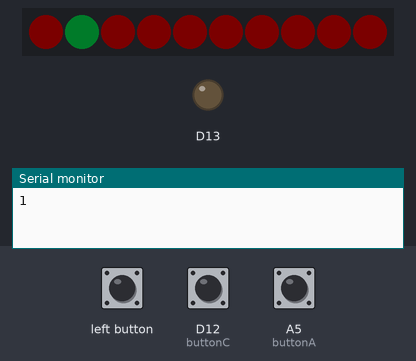
A sketch run on a simulated Adafruit Circuit Playground Express. Shown: 10 RGB LEDs in strip order, left to right, output pins drawn as LEDs (lit = HIGH), the last lines printed to the serial monitor. The inputs (shaded band) are chosen by the test bench; at power-on: D12 (buttonC) HIGH, A5 (buttonA) HIGH. Dim RGB values are drawn brighter than linear.

Above: at 1.2 s.
1.3 s: D12 (buttonC) pulled LOW for 0.15 s
At 2.0 s:
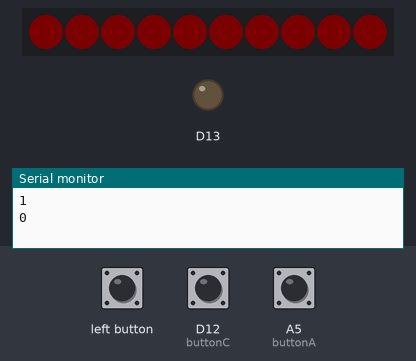
2.9 s: left button pressed for 0.15 s
At 3.3 s:
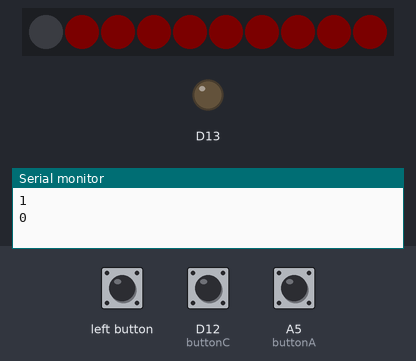
4.9 s: left button pressed for 1 s
At 5.3 s:
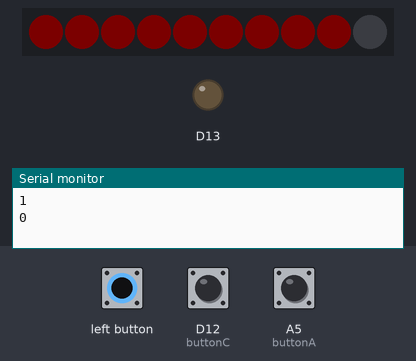
7.4 s: D12 (buttonC) pulled LOW for 1 s
At 9.2 s:
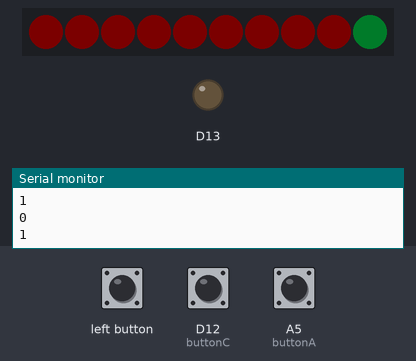
9.9 s: A5 (buttonA) pulled LOW for 0.15 s
At 10.4 s:
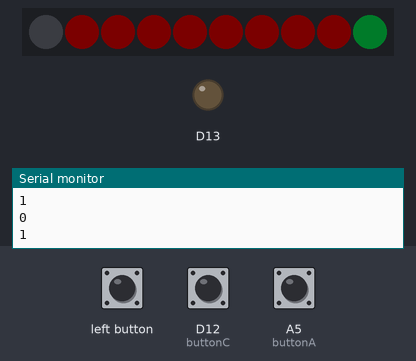
12.0 s: A5 (buttonA) pulled LOW for 1 s
At 13.4 s:
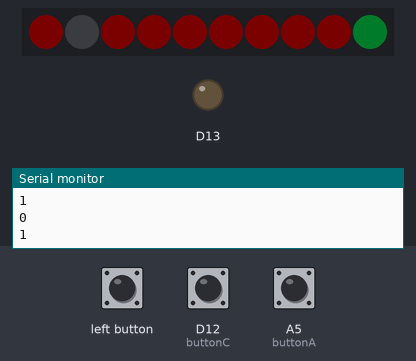
Timing chart, 0 to 15.0 s (numbered marks = the images above; inputs shaded):
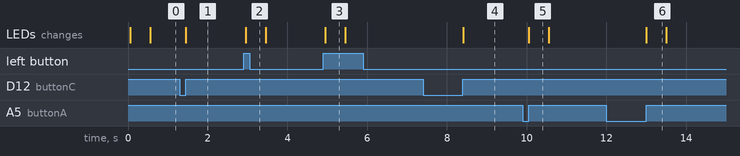

Measured:
- after the input at 1.3 s, the LEDs: change after 0.15 s (image 1)
- after the input at 2.9 s, the LEDs: change after 0.05 s (image 2)
- after the input at 4.9 s, the LEDs: change after 0.05 s (image 3)
- after the input at 7.4 s, the LEDs: change after 1.0 s (image 4)
- after the input at 9.9 s, the LEDs: change after 0.15 s (image 5)
- after the input at 12.0 s, the LEDs: change after 1.0 s (image 6)
- what the display in image 3 shows lasts 0.5 s, from 5.0 s to 5.5 s

The sketch:

Assignment1_ToDoList.ino
```cpp
#include <Adafruit_CircuitPlayground.h>\
//Rainbow cycle for when puzzle is complete
#define ROTATION_RATE   100    // lower is faster
//Global Variables
//Inputs
  int buttonA = 19;
  int buttonB = 4;
  int buttonC = 12;
//LightCounters
  int lightCounter = 0;
  int counterMax = 9;
//States for buttonA
  int buttonStateA;
  int lastButtonStateA = LOW;
  unsigned long lastDebounceTime = 0;
//States for buttonB
  int buttonStateB;
  int lastButtonStateB = LOW;
  unsigned long lastDebounceTimeB = 0;
//States for buttonC
  int buttonStateC;
  int lastButtonStateC = LOW;
  unsigned long lastDebounceTimeC = 0;
// Colur variables
  uint32_t red = 0xFF0000;
  uint32_t green = 0x29CF4B; //
// Array for individual states
  bool lightState[] = {
    false,
    false,
    false,
    false,
    false,
    false,
    false,
    false,
    false,
    false
};
// Colour array for completion state
  uint32_t rainbow[] = {
    0xFF0000,
    0xFF5500,
    0xFFFF00,
    0x00FF00,
    0x00FF55,
    0x00FFFF,
    0x0000FF,
    0x5500FF,
    0xFF00FF,
    0xFFFFFF
};
int colorIndex;
int startIndex;
int completionPercent=0;

unsigned long debounceDelay = 50;  // the debounce time; increase if the output flickers

void setup() {
  // initialize digital pin LED_BUILTIN as an output.
  CircuitPlayground.begin();
  pinMode(buttonA, INPUT);
  pinMode(buttonB, INPUT);
  pinMode(buttonC, INPUT_PULLUP);
  Serial.begin(9600);
 CircuitPlayground.setBrightness(3);
  CircuitPlayground.setPixelColor(0, red);
  CircuitPlayground.setPixelColor(1, red);
  CircuitPlayground.setPixelColor(2, red);
  CircuitPlayground.setPixelColor(3, red);
  CircuitPlayground.setPixelColor(4, red);
  CircuitPlayground.setPixelColor(5, red);
  CircuitPlayground.setPixelColor(6, red);
  CircuitPlayground.setPixelColor(7, red);
  CircuitPlayground.setPixelColor(8, red);
  CircuitPlayground.setPixelColor(9, red);


}

// the loop function runs over and over again forever
void loop() {
// Reading the buttons inputs
  int stateA = digitalRead(buttonA);
  int stateB = digitalRead(buttonB);
  int stateC = digitalRead(buttonC);

//Condition for Red/ Green
if(completionPercent==10){
  // Loop through and set pixels
  colorIndex = startIndex;
  for (int pixel=0; pixel<10; pixel++) {
    CircuitPlayground.setPixelColor(pixel, rainbow[colorIndex]);
    colorIndex++;
    if (colorIndex > 9) colorIndex = 0;
  }
  // Increment start index into color array
  startIndex++;
  // Check value and reset if necessary
  if (startIndex > 9) startIndex = 0;
  // Wait a little bit so we don't spin too fast
  delay(ROTATION_RATE);
  }else{
 if (lightState[lightCounter]==true){
    CircuitPlayground.setPixelColor(lightCounter, green);
    } else {
      CircuitPlayground.setPixelColor(lightCounter, red);}
      }

  if ((millis() - lastDebounceTime) > debounceDelay) {

//Debounce for ButtonA
    if (stateA != buttonStateA) {
      buttonStateA = stateA;
      if (buttonStateA == HIGH) {
        lightCounter++;
        if (lightCounter > 9) {
          lightCounter = 0;
        }
        CircuitPlayground.setPixelColor(lightCounter, 0, 0,   0);// blink once when the piel is "selected"
        delay(500);
      }
    }
  }
  lastButtonStateA = stateA;

//Debounce for ButtonB
  if (stateB != lastButtonStateB) {
    // reset the debouncing timer
    lastDebounceTimeB = millis();
  }

  if ((millis() - lastDebounceTimeB) > debounceDelay) {
    // whatever the reading is at, it's been there for longer than the debounce
    // delay, so take it as the actual current state:

    // if the button state has changed:
    if (stateB != buttonStateB) {
      buttonStateB = stateB;

      // only toggle the LED if the new button state is HIGH
      if (buttonStateB == HIGH) {
        lightCounter--;
        if (lightCounter < 0) {
          lightCounter = 9;
        }
        CircuitPlayground.setPixelColor(lightCounter, 0, 0,   0);
        delay(500);
      }
    }
  }
  lastButtonStateB = stateB;

//Debounce for Button C
  if ((millis() - lastDebounceTimeC) > 200) {

    if (stateC != buttonStateC) {
      buttonStateC = stateC;

      if (buttonStateC == HIGH) {
        lightState[lightCounter]= !lightState[lightCounter];
        if(lightState[lightCounter]==true){
          completionPercent++;
          Serial.println(completionPercent);
          }else{
            completionPercent--;
            Serial.println(completionPercent);}
      }
    }
  }
  lastButtonStateC = stateC;

}
```
